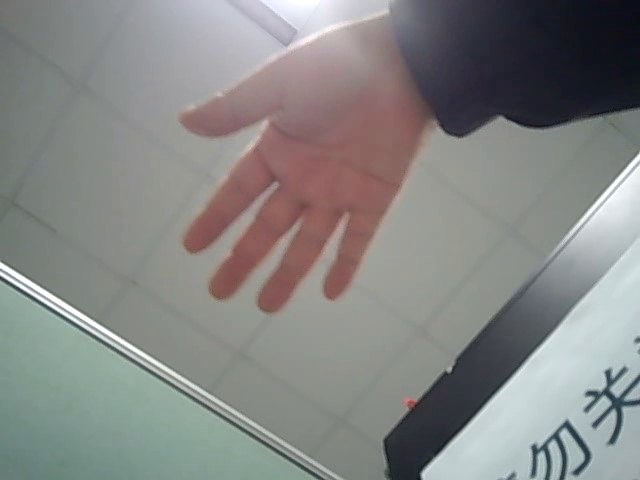
//> input picture frame 9 of resource/17/motion.mkv, 640 x 480 px
$ ./calcOpticalFlowPyrLK_example   (built with g++ and OpenCV 4)
//> lines starting //> are read from the running program, lines starting //| are printed output that depends on the picture
#include <opencv2/opencv.hpp>

#include <iostream>
#include <vector>

#define RESOURCE_DIR "../resource/"

using namespace std;

void calcOpticalFlowPyrLK_example()
{
    cv::Mat originImg;
    cv::Mat oldImg;
    cv::VideoCapture cap;
    cv::RNG rng;

    if(!cap.open(RESOURCE_DIR"/16/motion.mkv"))
    {
        cerr<< "open video file fail" << endl;
        return;
    }


    cap>>oldImg;
//> oldImg is the input picture: 480 rows x 640 cols, CV_8UC3; mean B, G, R 132.5, 134.2, 133.3
    originImg = oldImg.clone();

    cv::cvtColor(oldImg, oldImg, cv::COLOR_BGR2GRAY);
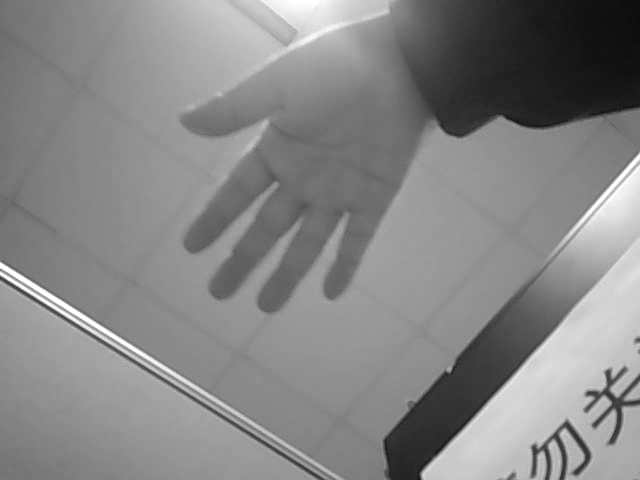
//> oldImg: 480 rows x 640 cols, CV_8UC1; min 12, max 255, mean 133.7

    vector<cv::Point2f> oldCorners;
    int maxCorners = 1;
    double qualityLevel = 0.3;
    double  minDistance = 10;
    int blockSize = 3;
    cv::goodFeaturesToTrack(oldImg, oldCorners, maxCorners, qualityLevel, minDistance, cv::noArray(), blockSize);
//> oldCorners = 1 Point (x, y): [538, 447]

    cv::Size winSize(4, 4);
    cv::cornerSubPix(oldImg, oldCorners, winSize, cv::Size(-1, -1), cv::TermCriteria(cv::TermCriteria::EPS+cv::TermCriteria::COUNT, 40, 0.01));
//> oldCorners = 1 Point (x, y): [539.6, 449.6]

    cv::Mat newImg;
    vector<vector<cv::Point2f>> tracker(maxCorners);
    vector<uchar> features_found(maxCorners, 1);
    while(1)
    {
        cap >> newImg;
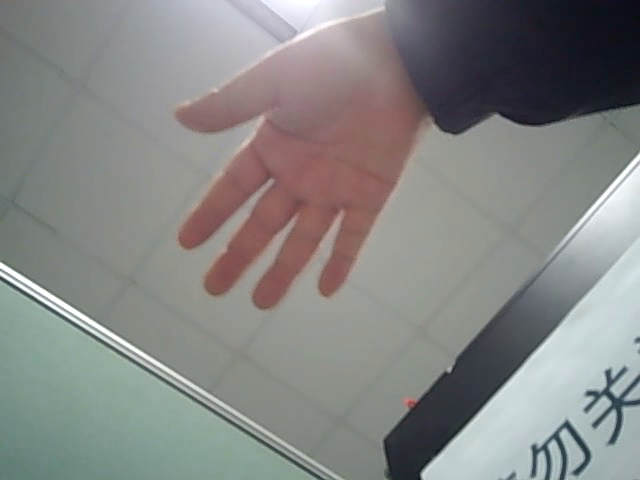
//> input picture frame 10 of resource/17/motion.mkv, 640 x 480 px
//> newImg is the input picture: 480 rows x 640 cols, CV_8UC3; mean B, G, R 132.7, 134.3, 133.5
        if(!newImg.data)
        {
            break;
        }

        //cv::waitKey(30);
        for(int i = 0; i < maxCorners; i++)
        {
            if(features_found[i] != 0)
            {
                tracker[i].push_back(oldCorners[i]);
            }
        }


        cv::cvtColor(newImg, newImg, cv::COLOR_BGR2GRAY);
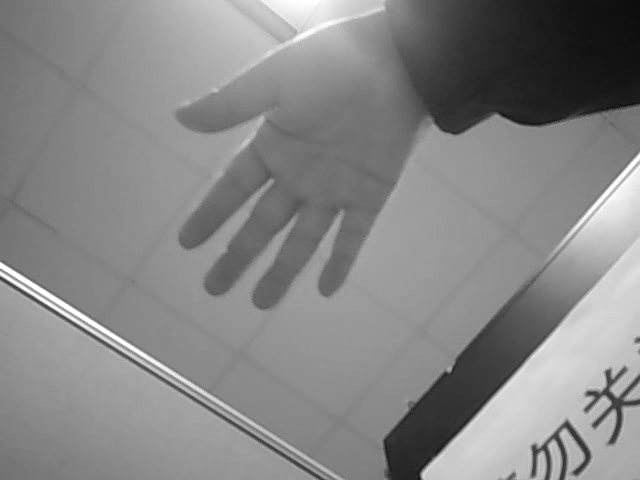
//> newImg: 480 rows x 640 cols, CV_8UC1; min 9, max 255, mean 133.9
        vector<cv::Point2f> newCorners;

        cv::calcOpticalFlowPyrLK(oldImg, newImg, oldCorners, newCorners, features_found,cv::noArray(), cv::Size( 4*2+1, 4*2+1 ), 10);
//> newCorners = 1 Point (x, y): [539.6, 449.6]


        oldCorners = newCorners;
        oldImg = newImg;
    }

    cap.set(cv::CAP_PROP_POS_MSEC, 0);
    cv::Mat img;
    int countFrame = 0;
    while(1)
    {
        cap >> img;
        if(!img.data)
        {
            break;
        }
        for(int i = 0; i < maxCorners; i++)
        {
            for(int j = 1; j < countFrame; j++)
            {
                cv::circle(img, tracker[i][j], 1, cv::Scalar(rng(255), rng(255),rng(255)));
                cv::line(img, tracker[i][j-1], tracker[i][j],cv::Scalar(rng(255), rng(255),rng(255)),1);
            }
        }
        cv::imshow("img", img);
        cv::waitKey(30);
        countFrame++;
    }
#if 0
    for(auto it = corners.begin(); it != corners.end(); ++it)
    {
        cv::circle(originImg, *it, 3, cv::Scalar(0, 255, 0));
    }

    cap.release();

    cv::imshow("img", originImg);
    cv::waitKey(0);
#endif
    cv::waitKey(0);
    cv::destroyAllWindows();

}

int main(int argc, char const *argv[])
{
    calcOpticalFlowPyrLK_example();
    return 0;
}

$ run again, starting later in the video
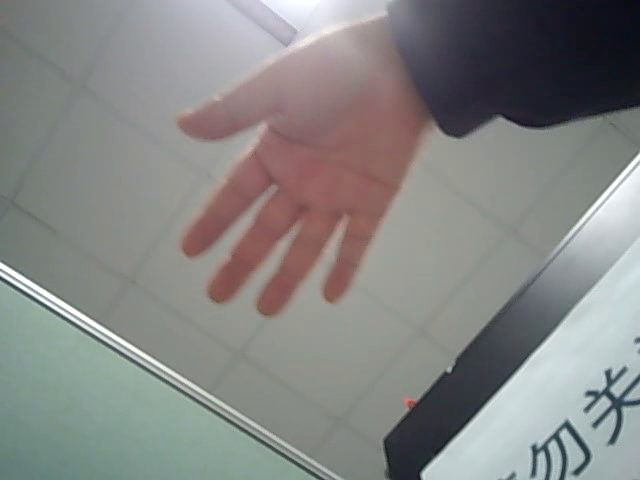
//> input picture frame 44 of resource/17/motion.mkv, 640 x 480 px
//> in calcOpticalFlowPyrLK_example, oldImg is the input picture: 480 rows x 640 cols, CV_8UC3; mean B, G, R 132.3, 134, 133.3
//> oldImg: 480 rows x 640 cols, CV_8UC1
//> in calcOpticalFlowPyrLK_example, `cv::goodFeaturesToTrack(oldImg, oldCorners, maxCorners, qualityLevel, ..`: oldCorners = 1 Point (x, y): [565, 429]
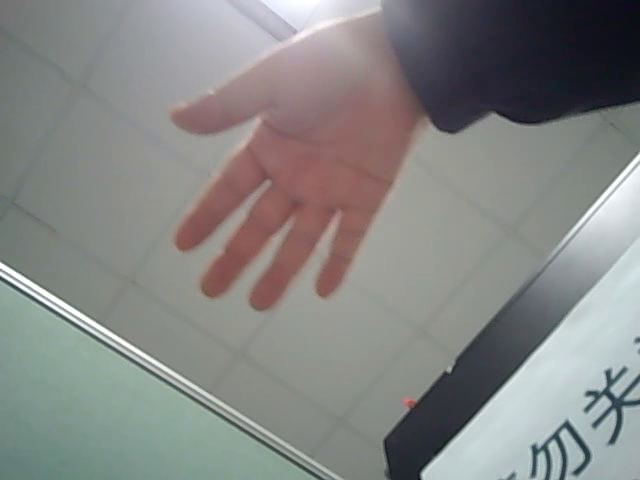
//> input picture frame 45 of resource/17/motion.mkv, 640 x 480 px
//> in calcOpticalFlowPyrLK_example, newImg is the input picture: 480 rows x 640 cols, CV_8UC3; mean B, G, R 132.6, 134.3, 133.4
//> in calcOpticalFlowPyrLK_example, `cv::cvtColor(newImg, newImg, cv::COLOR_BGR2GRAY);`:
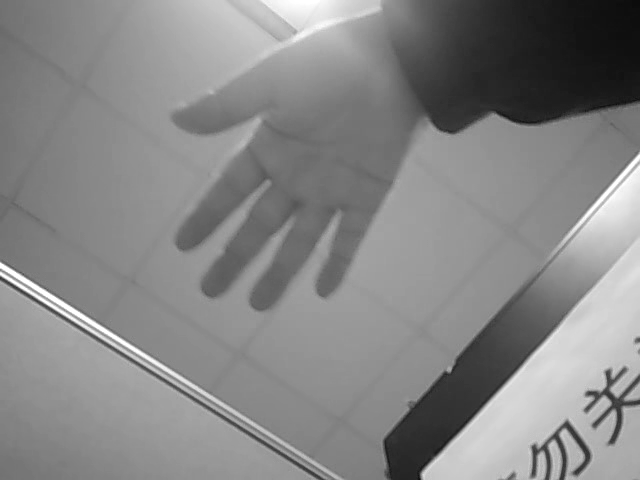
//> newImg: 480 rows x 640 cols, CV_8UC1; min 12, max 255, mean 133.8
//> newCorners = 1 Point (x, y): [565, 428.9]

$ run again, starting later in the video
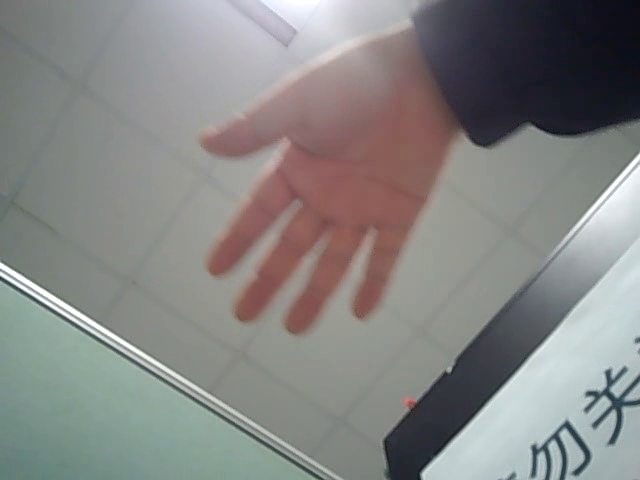
//> input picture frame 78 of resource/17/motion.mkv, 640 x 480 px
//> in calcOpticalFlowPyrLK_example, oldImg is the input picture: 480 rows x 640 cols, CV_8UC3; mean B, G, R 131.7, 133.5, 133.4
//> oldImg: 480 rows x 640 cols, CV_8UC1
//> in calcOpticalFlowPyrLK_example, `cv::goodFeaturesToTrack(oldImg, oldCorners, maxCorners, qualityLevel, ..`: oldCorners = 1 Point (x, y): [609, 443]
//> in calcOpticalFlowPyrLK_example, `cv::cornerSubPix(oldImg, oldCorners, winSize, cv::Size(-1, -1), cv::Te..`: oldCorners = 1 Point (x, y): [606.6, 444.3]
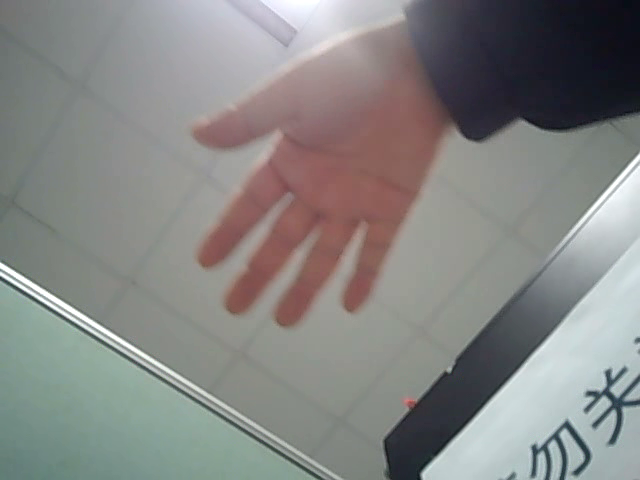
//> input picture frame 79 of resource/17/motion.mkv, 640 x 480 px
//> in calcOpticalFlowPyrLK_example, newImg is the input picture: 480 rows x 640 cols, CV_8UC3; mean B, G, R 132, 133.8, 133.5
//> in calcOpticalFlowPyrLK_example, `cv::cvtColor(newImg, newImg, cv::COLOR_BGR2GRAY);`:
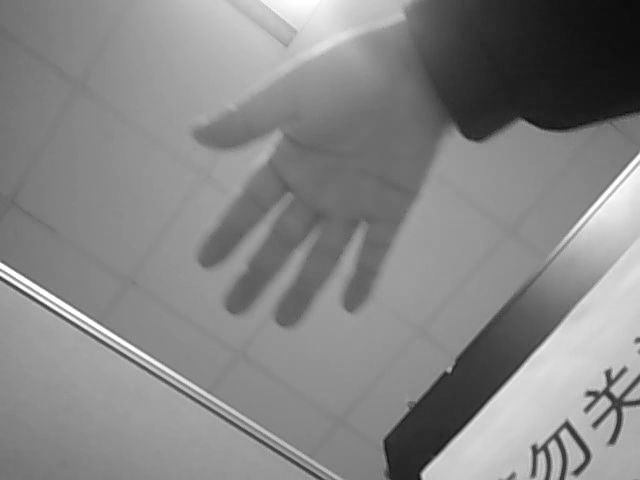
//> newImg: 480 rows x 640 cols, CV_8UC1; min 12, max 255, mean 133.5
